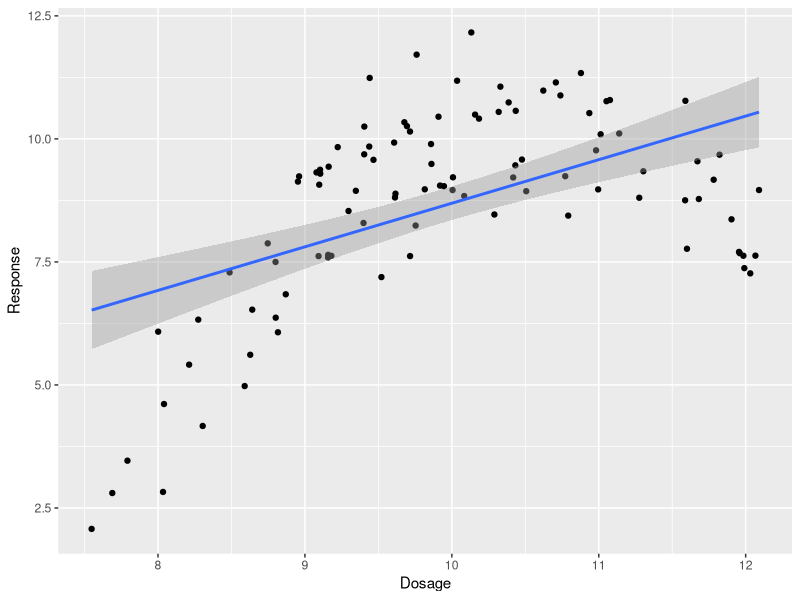
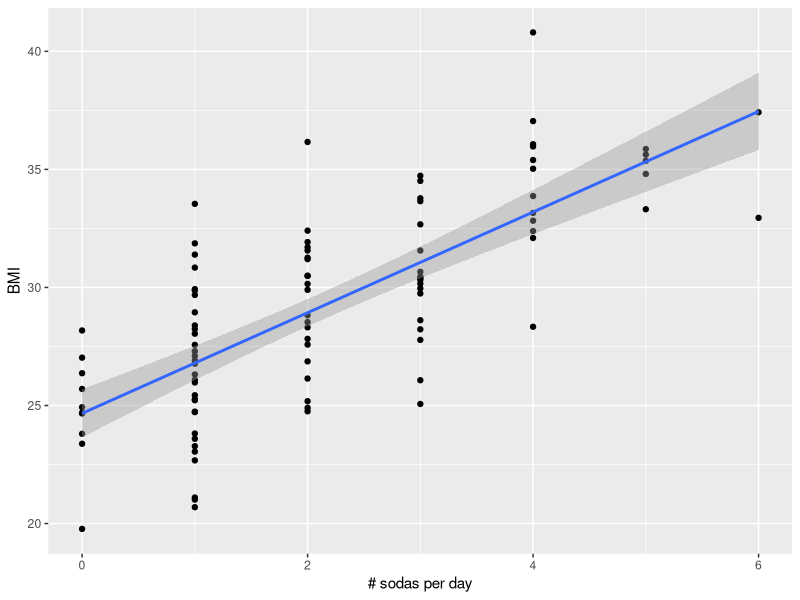
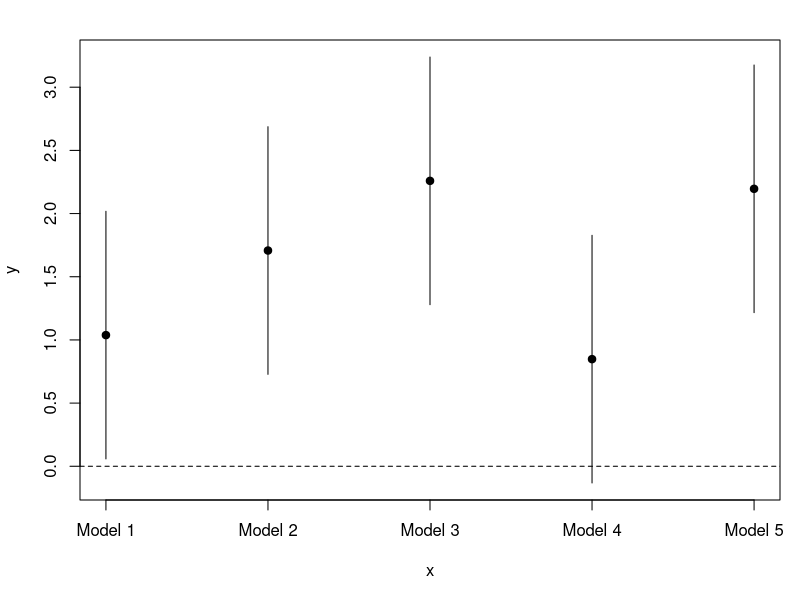
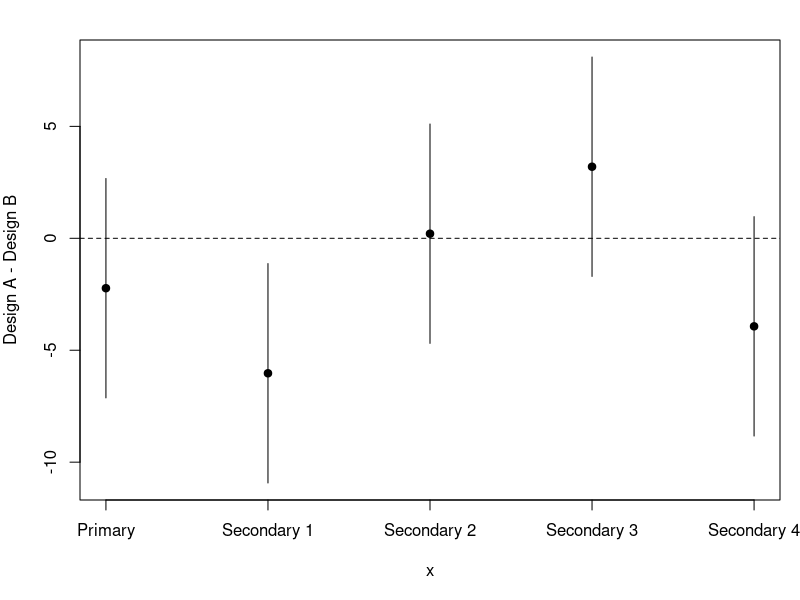

Write R code to recreate these figures, in order.
## ---- chunk 1
knitr::opts_chunk$set(echo = FALSE, fig.path = "figures/")
## ---- chunk 2
set.seed(2)
x <- rnorm(100, 10)
y <- x - (x - 10)^2 + rnorm(100)
library(ggplot2)
qplot(x, y, xlab = "Dosage", ylab = "Response") + geom_smooth(method = "lm")
## ---- chunk 3
set.seed(5)
x <- rpois(100, 2)
y <- 25 + 2 * x + rnorm(100, sd = 3)
qplot(x, y, xlab = "# sodas per day", ylab = "BMI") + geom_smooth(method = "lm")
## ---- chunk 4
set.seed(3)
x <- 1:5
y <- rnorm(5, 2, 1)
se <- 0.5
lo <- y - 1.96 * se
hi <- y + 1.96 * se
par(mar = c(5,4, 2, 1))
plot(x, y, ylim = range(lo, hi, 0), pch = 19, xaxt = "n")
axis(1, 1:5, paste("Model", 1:5))
abline(h = 0, lty = 2)
segments(x, lo, x, hi)
## ---- chunk 5
set.seed(1000)
x <- 1:5
y <- rnorm(5, 0, 5)
se <- 0.5 * 5
lo <- y - 1.96 * se
hi <- y + 1.96 * se
par(mar = c(5,4, 2, 1))
plot(x, y, ylim = range(lo, hi, 0), pch = 19, xaxt = "n", ylab = "Design A - Design B")
axis(1, 1:5, c("Primary", paste("Secondary", 1:4)))
abline(h = 0, lty = 2)
segments(x, lo, x, hi)
